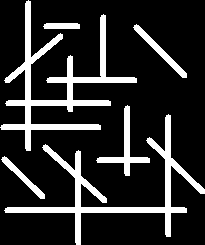
#> input picture VC/Aula5/art2.bmp, 205 x 245 px
$ python Aula_04_exe_02.py art2.bmp
#> lines starting #> are read from the running program, lines starting #| are printed output that depends on the picture; after the words box and inside, x2 and y2 are one past the last pixel; in counts of white or black regions, pixels touching at a corner belong together
#import
import sys
import numpy as np
import cv2


# Read the image from argv
image = cv2.imread( sys.argv[1] , 0);
#> image: shape (245, 205); 16.9% white; 6 white regions, box (x1, y1, x2, y2) and area: (0, 0, 137, 151) 3611, (4, 114, 205, 245) 3181, (96, 105, 150, 176) 696, (133, 24, 187, 78) 459, (1, 156, 45, 199) 346, (43, 23, 80, 29) 213
#image gray = branco e preto e cizento
ret,thresh_bin = cv2.threshold(image,120,255,cv2.THRESH_BINARY) #converte a imagem para imagem binaria - 0 e 1 (branco e preto)
ret,thresh_bin_inv = cv2.threshold(image,120,255,cv2.THRESH_BINARY_INV) # imagem invertida

cv2.imshow( 'image original', image )
cv2.imshow( 'thresh_bin', thresh_bin )
cv2.imshow( 'thresh_bin_inv', thresh_bin_inv )


#dilation operation
kernel_square = np.ones((3,3),np.uint8)

img_dilation_square = cv2.dilate(thresh_bin_inv, kernel_square, iterations=1)
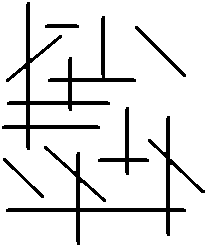
#> img_dilation_square: shape (245, 205); 89.3% white; 6 black regions, box (x1, y1, x2, y2) and area: (2, 2, 136, 150) 2339, (6, 116, 205, 245) 2010, (98, 107, 149, 175) 452, (135, 26, 186, 77) 249, (3, 158, 44, 198) 178, (45, 24, 79, 28) 132
image_final = cv2.subtract(img_dilation_square, thresh_bin_inv) # img_dilation_square- thresh_bin_inv -> subtrair a imagem a a imagem square
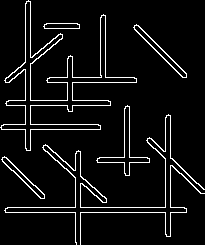
#> image_final: shape (245, 205); 6.3% white in thin lines or dots

cv2.imshow( 'img_dilation_square', img_dilation_square )
cv2.imshow( 'image_final', image_final )

kernel_square_11 = np.ones((11,11),np.uint8)

img_dilation_square = cv2.dilate(thresh_bin_inv, kernel_square_11, iterations=1)
#> img_dilation_square: shape (245, 205); every value is 255
image_final_11 = cv2.subtract(img_dilation_square, thresh_bin_inv) # img_dilation_square- thresh_bin_inv -> subtrair a imagem a a imagem square

cv2.imshow( 'image_final 11', image_final_11 )
cv2.waitKey(0)

$ run again, on VC/Aula5/art4.bmp
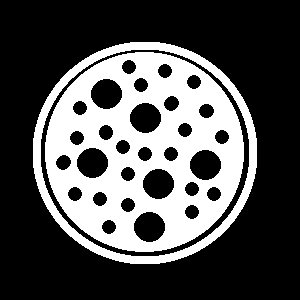
#> input picture VC/Aula5/art4.bmp, 300 x 300 px
#> image: shape (300, 300); 32.1% white; 2 white regions, box (x1, y1, x2, y2) and area: (45, 52, 244, 252) 23498, (33, 42, 257, 264) 5432
#> image_final: shape (300, 300); 5.2% white in thin lines or dots, all inside (x1, y1, x2, y2) = (33, 42, 257, 264)
#> `img_dilation_square = cv2.dilate(thresh_bin_inv, kernel_square_11, ite..`:
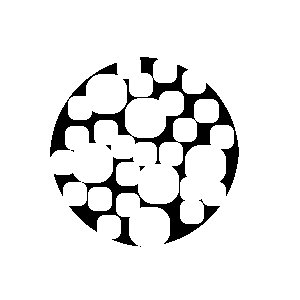
#> img_dilation_square: shape (300, 300); 91.7% white; 6 black regions (4 under 20 px), largest, box (x1, y1, x2, y2) and area: (50, 57, 239, 246) 7222, (54, 173, 81, 196) 228
#> `image_final_11 = cv2.subtract(img_dilation_square, thresh_bin_inv)`:
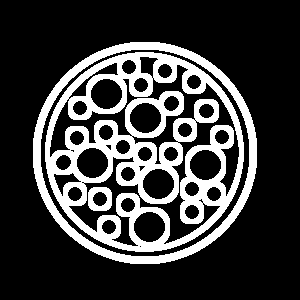
#> image_final_11: shape (300, 300); 23.8% white; 3 white regions, box (x1, y1, x2, y2) and area: (45, 52, 244, 252) 15632, (33, 42, 257, 264) 5432, (88, 187, 112, 211) 380
